Frame 1 (no input): blank canvas, image omitted
Frame 60 (the mouse pressed at the canvas centre just before this capture): blank canvas, image omitted
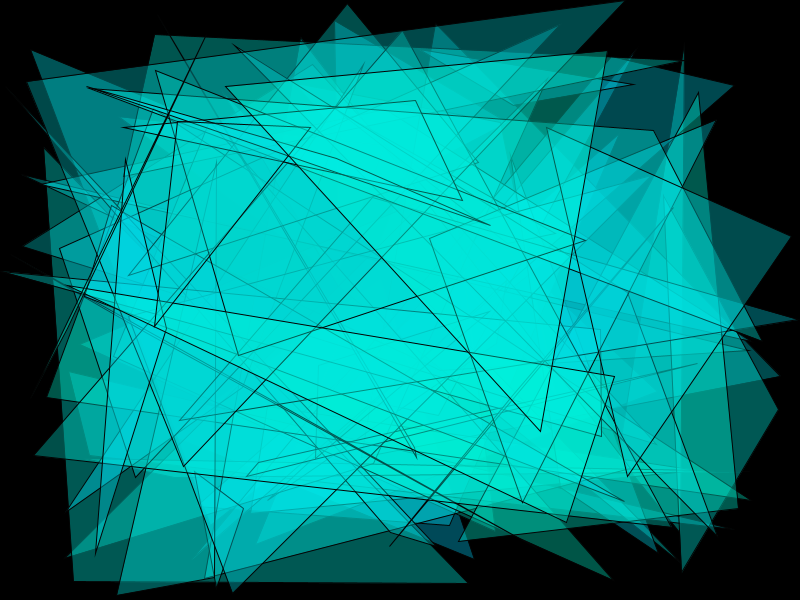
Frame 120 (the mouse held since frame 60 and released just before this capture)

The Processing sketch whose frames 1 and 60 were blank and that drew this single picture after the mouse press (run headless with seeded random() and noise(); from frame 60 on, the mouse is pressed at the canvas centre):

// Processing sketch: papercut
// ── papercut.pde
// variable coordinates for my rollover box
int x = 400;
int y = 0;
int land = 400;
int port = 600;

// create canvas, slow down speed of animation, black background
void setup () {
  size (800, 600);
  frameRate (3);
  background (0);
}

// create invisible rollover box encompassing entire right half of canvas 
void draw () {
noStroke();
noFill();
  rect(x, y, land, port);

// create triangles with outlines when mouse rolls over screen left
// create triangles with no outlines when mouse rolls over screen right
  if (mouseX > x && mouseX < x + land && mouseY > y && mouseY < y + port) {

    noStroke();
  } else {
    stroke(3);
  }

// create randomized translucent blue-green triangles
  fill (0, random(200, 255), random(200, 255), 90);
  triangle (random(width), random(height), random(width), random(height), random(width), random(height));

// fill canvas with black if mouse moves far right or far left
  if ((mouseX<= 2)||(mouseX>=798)){
    background(0);
  } 
} 

// mouseclick/mouseX/mouseY determines one point of otherwise randomized white triangle
void mousePressed() {
  fill (255);
  triangle (mouseX, mouseY, random(width), random(height), random(width), random(height));
}
